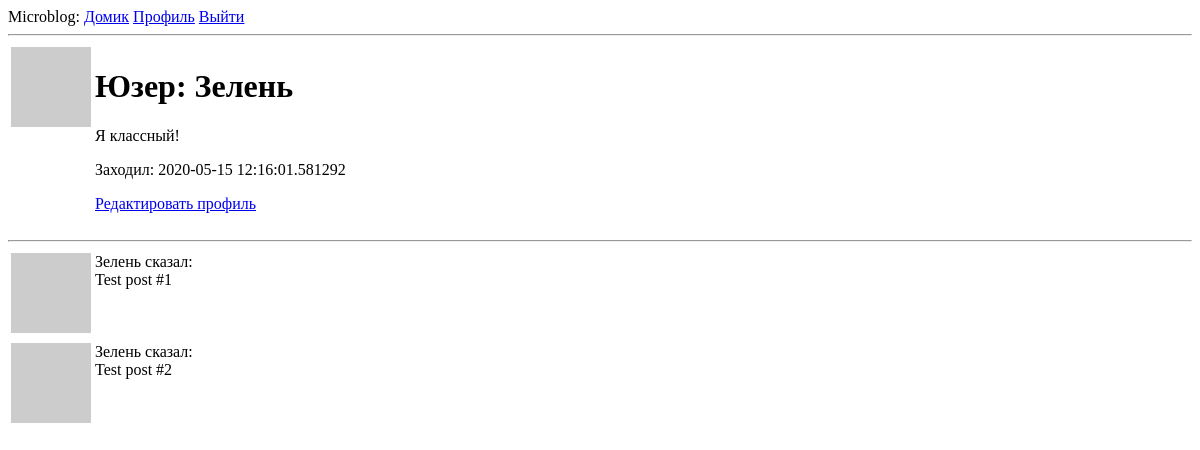
/user/Зелень (signed in), run on an earlier commit of the app's database.
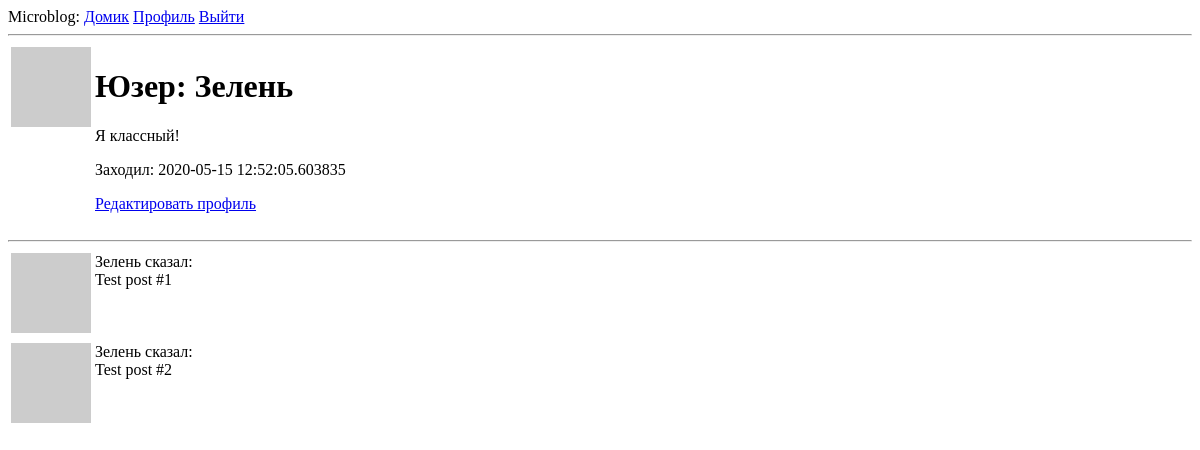
And on a later commit of the database.
### app/models.py (models this page shows, shortened)
class User(UserMixin, db.Model):
    id = db.Column(db.Integer, primary_key=True)
    username = db.Column(db.String(64), index=True, unique=True)
    email = db.Column(db.String(120), index=True, unique=True)
    password_hash = db.Column(db.String(128))
    about_me = db.Column(db.String(140))
    last_seen = db.Column(db.DateTime, default=datetime.utcnow)
    posts = db.relationship('Post', backref='author', lazy='dynamic')
    def avatar(self, size):
        digest = md5(self.email.lower().encode('utf-8')).hexdigest()
        return 'https://www.gravatar.com/avatar/{}?d=identicon&s={}'.format(digest, size)

### app/routes.py (the view)
@app.route('/user/<username>')
@login_required
def user(username):
    user = User.query.filter_by(username=username).first_or_404()
    posts = [
        {'author': user, 'body': 'Test post #1'},
        {'author': user, 'body': 'Test post #2'},
    ]
    return render_template('user.html', user=user, posts=posts)

### app/models.py (called while the page is built)
@login.user_loader
def load_user(id):
    return User.query.get(int(id))

### app/routes.py (called while the page is built)
@app.before_request
def before_request():
    if current_user.is_authenticated:
        current_user.last_seen = datetime.utcnow()
        db.session.commit()

### app/templates/user.html
{% extends "base.html" %}
{% block content %}
    <table>
        <tr valign="top">
            <td><img src="{{ user.avatar(128) }}"></td>
            <td><h1> Юзер: {{ user.username }}</h1>
                {% if user.about_me %}
                <p>
                    {{ user.about_me }}
                </p>
                {% endif %}
                {% if user.last_seen %}
                <p>
                    Заходил: {{ user.last_seen }}
                </p>
                {% endif %}
                {% if user == current_user %}
                <p>
                    <a href="{{ url_for('edit_profile') }}">Редактировать профиль</a>
                </p>
                {% endif %}
            </td>
        </tr>
    </table>
    <hr>
    {% for post in posts %}
        {% include '_post.html' %}
    {% endfor %}
{% endblock %}

### app/templates/base.html (shortened to what this page needs)
<!DOCTYPE html>
<html lang="en">
<head>
</head>
<body>
    <div>
        Microblog:
        <a href="{{ url_for('index') }}">Домик</a>
        {% if current_user.is_anonymous %}
        <a href="{{ url_for('login') }}">Войти</a>
        {% else %}
        <a href="{{ url_for('user', username=current_user.username) }}">Профиль</a>
        <a href="{{ url_for('logout') }}">Выйти</a>
        {% endif %}
    </div>
    <hr>
    {% block content %}{% endblock %}
</body>
</html>

### app/templates/_post.html
<table>
    <tr valign="top">
        <td><img src="{{ post.author.avatar(36) }}"></td>
        <td>{{ post.author.username }} сказал:<br>{{ post.body }}</td>
    </tr>
</table>

What changed in the data, as far as the page shows it:
changed User "Зелень": last_seen "2020-05-15 12:16:01.581292" → "2020-05-15 12:52:05.603835"
